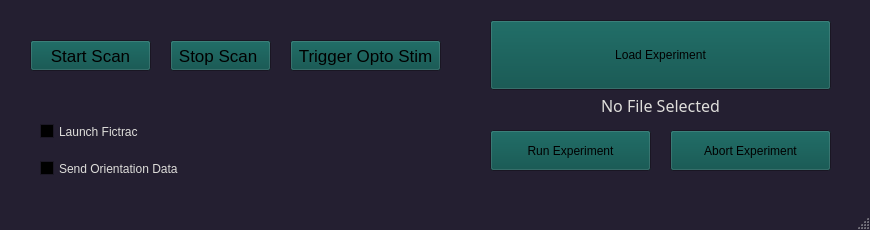
<?xml version="1.0" encoding="UTF-8"?>
<ui version="4.0">
 <class>MainWindow</class>
 <widget class="QMainWindow" name="MainWindow">
  <property name="windowModality">
   <enum>Qt::WindowModal</enum>
  </property>
  <property name="geometry">
   <rect>
    <x>0</x>
    <y>0</y>
    <width>870</width>
    <height>230</height>
   </rect>
  </property>
  <property name="palette">
   <palette>
    <active>
     <colorrole role="WindowText">
      <brush brushstyle="SolidPattern">
       <color alpha="255">
        <red>222</red>
        <green>221</green>
        <blue>218</blue>
       </color>
      </brush>
     </colorrole>
     <colorrole role="Button">
      <brush brushstyle="SolidPattern">
       <color alpha="255">
        <red>5</red>
        <green>77</green>
        <blue>72</blue>
       </color>
      </brush>
     </colorrole>
     <colorrole role="Light">
      <brush brushstyle="SolidPattern">
       <color alpha="255">
        <red>54</red>
        <green>46</green>
        <blue>73</blue>
       </color>
      </brush>
     </colorrole>
     <colorrole role="Midlight">
      <brush brushstyle="SolidPattern">
       <color alpha="255">
        <red>45</red>
        <green>38</green>
        <blue>61</blue>
       </color>
      </brush>
     </colorrole>
     <colorrole role="Dark">
      <brush brushstyle="SolidPattern">
       <color alpha="255">
        <red>18</red>
        <green>15</green>
        <blue>24</blue>
       </color>
      </brush>
     </colorrole>
     <colorrole role="Mid">
      <brush brushstyle="SolidPattern">
       <color alpha="255">
        <red>24</red>
        <green>21</green>
        <blue>33</blue>
       </color>
      </brush>
     </colorrole>
     <colorrole role="Text">
      <brush brushstyle="SolidPattern">
       <color alpha="255">
        <red>222</red>
        <green>221</green>
        <blue>218</blue>
       </color>
      </brush>
     </colorrole>
     <colorrole role="BrightText">
      <brush brushstyle="SolidPattern">
       <color alpha="255">
        <red>191</red>
        <green>191</green>
        <blue>191</blue>
       </color>
      </brush>
     </colorrole>
     <colorrole role="ButtonText">
      <brush brushstyle="SolidPattern">
       <color alpha="255">
        <red>0</red>
        <green>0</green>
        <blue>0</blue>
       </color>
      </brush>
     </colorrole>
     <colorrole role="Base">
      <brush brushstyle="SolidPattern">
       <color alpha="255">
        <red>0</red>
        <green>0</green>
        <blue>0</blue>
       </color>
      </brush>
     </colorrole>
     <colorrole role="Window">
      <brush brushstyle="SolidPattern">
       <color alpha="255">
        <red>36</red>
        <green>31</green>
        <blue>49</blue>
       </color>
      </brush>
     </colorrole>
     <colorrole role="Shadow">
      <brush brushstyle="SolidPattern">
       <color alpha="255">
        <red>0</red>
        <green>0</green>
        <blue>0</blue>
       </color>
      </brush>
     </colorrole>
     <colorrole role="Highlight">
      <brush brushstyle="SolidPattern">
       <color alpha="255">
        <red>48</red>
        <green>140</green>
        <blue>198</blue>
       </color>
      </brush>
     </colorrole>
     <colorrole role="AlternateBase">
      <brush brushstyle="SolidPattern">
       <color alpha="255">
        <red>18</red>
        <green>15</green>
        <blue>24</blue>
       </color>
      </brush>
     </colorrole>
     <colorrole role="ToolTipBase">
      <brush brushstyle="SolidPattern">
       <color alpha="255">
        <red>255</red>
        <green>255</green>
        <blue>220</blue>
       </color>
      </brush>
     </colorrole>
     <colorrole role="ToolTipText">
      <brush brushstyle="SolidPattern">
       <color alpha="255">
        <red>0</red>
        <green>0</green>
        <blue>0</blue>
       </color>
      </brush>
     </colorrole>
     <colorrole role="PlaceholderText">
      <brush brushstyle="NoBrush">
       <color alpha="128">
        <red>222</red>
        <green>221</green>
        <blue>218</blue>
       </color>
      </brush>
     </colorrole>
    </active>
    <inactive>
     <colorrole role="WindowText">
      <brush brushstyle="SolidPattern">
       <color alpha="255">
        <red>222</red>
        <green>221</green>
        <blue>218</blue>
       </color>
      </brush>
     </colorrole>
     <colorrole role="Button">
      <brush brushstyle="SolidPattern">
       <color alpha="255">
        <red>5</red>
        <green>77</green>
        <blue>72</blue>
       </color>
      </brush>
     </colorrole>
     <colorrole role="Light">
      <brush brushstyle="SolidPattern">
       <color alpha="255">
        <red>54</red>
        <green>46</green>
        <blue>73</blue>
       </color>
      </brush>
     </colorrole>
     <colorrole role="Midlight">
      <brush brushstyle="SolidPattern">
       <color alpha="255">
        <red>45</red>
        <green>38</green>
        <blue>61</blue>
       </color>
      </brush>
     </colorrole>
     <colorrole role="Dark">
      <brush brushstyle="SolidPattern">
       <color alpha="255">
        <red>18</red>
        <green>15</green>
        <blue>24</blue>
       </color>
      </brush>
     </colorrole>
     <colorrole role="Mid">
      <brush brushstyle="SolidPattern">
       <color alpha="255">
        <red>24</red>
        <green>21</green>
        <blue>33</blue>
       </color>
      </brush>
     </colorrole>
     <colorrole role="Text">
      <brush brushstyle="SolidPattern">
       <color alpha="255">
        <red>222</red>
        <green>221</green>
        <blue>218</blue>
       </color>
      </brush>
     </colorrole>
     <colorrole role="BrightText">
      <brush brushstyle="SolidPattern">
       <color alpha="255">
        <red>191</red>
        <green>191</green>
        <blue>191</blue>
       </color>
      </brush>
     </colorrole>
     <colorrole role="ButtonText">
      <brush brushstyle="SolidPattern">
       <color alpha="255">
        <red>0</red>
        <green>0</green>
        <blue>0</blue>
       </color>
      </brush>
     </colorrole>
     <colorrole role="Base">
      <brush brushstyle="SolidPattern">
       <color alpha="255">
        <red>0</red>
        <green>0</green>
        <blue>0</blue>
       </color>
      </brush>
     </colorrole>
     <colorrole role="Window">
      <brush brushstyle="SolidPattern">
       <color alpha="255">
        <red>36</red>
        <green>31</green>
        <blue>49</blue>
       </color>
      </brush>
     </colorrole>
     <colorrole role="Shadow">
      <brush brushstyle="SolidPattern">
       <color alpha="255">
        <red>0</red>
        <green>0</green>
        <blue>0</blue>
       </color>
      </brush>
     </colorrole>
     <colorrole role="Highlight">
      <brush brushstyle="SolidPattern">
       <color alpha="255">
        <red>48</red>
        <green>140</green>
        <blue>198</blue>
       </color>
      </brush>
     </colorrole>
     <colorrole role="AlternateBase">
      <brush brushstyle="SolidPattern">
       <color alpha="255">
        <red>18</red>
        <green>15</green>
        <blue>24</blue>
       </color>
      </brush>
     </colorrole>
     <colorrole role="ToolTipBase">
      <brush brushstyle="SolidPattern">
       <color alpha="255">
        <red>255</red>
        <green>255</green>
        <blue>220</blue>
       </color>
      </brush>
     </colorrole>
     <colorrole role="ToolTipText">
      <brush brushstyle="SolidPattern">
       <color alpha="255">
        <red>0</red>
        <green>0</green>
        <blue>0</blue>
       </color>
      </brush>
     </colorrole>
     <colorrole role="PlaceholderText">
      <brush brushstyle="NoBrush">
       <color alpha="128">
        <red>222</red>
        <green>221</green>
        <blue>218</blue>
       </color>
      </brush>
     </colorrole>
    </inactive>
    <disabled>
     <colorrole role="WindowText">
      <brush brushstyle="SolidPattern">
       <color alpha="255">
        <red>18</red>
        <green>15</green>
        <blue>24</blue>
       </color>
      </brush>
     </colorrole>
     <colorrole role="Button">
      <brush brushstyle="SolidPattern">
       <color alpha="255">
        <red>5</red>
        <green>77</green>
        <blue>72</blue>
       </color>
      </brush>
     </colorrole>
     <colorrole role="Light">
      <brush brushstyle="SolidPattern">
       <color alpha="255">
        <red>54</red>
        <green>46</green>
        <blue>73</blue>
       </color>
      </brush>
     </colorrole>
     <colorrole role="Midlight">
      <brush brushstyle="SolidPattern">
       <color alpha="255">
        <red>45</red>
        <green>38</green>
        <blue>61</blue>
       </color>
      </brush>
     </colorrole>
     <colorrole role="Dark">
      <brush brushstyle="SolidPattern">
       <color alpha="255">
        <red>18</red>
        <green>15</green>
        <blue>24</blue>
       </color>
      </brush>
     </colorrole>
     <colorrole role="Mid">
      <brush brushstyle="SolidPattern">
       <color alpha="255">
        <red>24</red>
        <green>21</green>
        <blue>33</blue>
       </color>
      </brush>
     </colorrole>
     <colorrole role="Text">
      <brush brushstyle="SolidPattern">
       <color alpha="255">
        <red>18</red>
        <green>15</green>
        <blue>24</blue>
       </color>
      </brush>
     </colorrole>
     <colorrole role="BrightText">
      <brush brushstyle="SolidPattern">
       <color alpha="255">
        <red>191</red>
        <green>191</green>
        <blue>191</blue>
       </color>
      </brush>
     </colorrole>
     <colorrole role="ButtonText">
      <brush brushstyle="SolidPattern">
       <color alpha="255">
        <red>18</red>
        <green>15</green>
        <blue>24</blue>
       </color>
      </brush>
     </colorrole>
     <colorrole role="Base">
      <brush brushstyle="SolidPattern">
       <color alpha="255">
        <red>36</red>
        <green>31</green>
        <blue>49</blue>
       </color>
      </brush>
     </colorrole>
     <colorrole role="Window">
      <brush brushstyle="SolidPattern">
       <color alpha="255">
        <red>36</red>
        <green>31</green>
        <blue>49</blue>
       </color>
      </brush>
     </colorrole>
     <colorrole role="Shadow">
      <brush brushstyle="SolidPattern">
       <color alpha="255">
        <red>0</red>
        <green>0</green>
        <blue>0</blue>
       </color>
      </brush>
     </colorrole>
     <colorrole role="Highlight">
      <brush brushstyle="SolidPattern">
       <color alpha="255">
        <red>145</red>
        <green>145</green>
        <blue>145</blue>
       </color>
      </brush>
     </colorrole>
     <colorrole role="AlternateBase">
      <brush brushstyle="SolidPattern">
       <color alpha="255">
        <red>36</red>
        <green>31</green>
        <blue>49</blue>
       </color>
      </brush>
     </colorrole>
     <colorrole role="ToolTipBase">
      <brush brushstyle="SolidPattern">
       <color alpha="255">
        <red>255</red>
        <green>255</green>
        <blue>220</blue>
       </color>
      </brush>
     </colorrole>
     <colorrole role="ToolTipText">
      <brush brushstyle="SolidPattern">
       <color alpha="255">
        <red>0</red>
        <green>0</green>
        <blue>0</blue>
       </color>
      </brush>
     </colorrole>
     <colorrole role="PlaceholderText">
      <brush brushstyle="NoBrush">
       <color alpha="128">
        <red>222</red>
        <green>221</green>
        <blue>218</blue>
       </color>
      </brush>
     </colorrole>
    </disabled>
   </palette>
  </property>
  <property name="windowTitle">
   <string>MainWindow</string>
  </property>
  <property name="unifiedTitleAndToolBarOnMac">
   <bool>true</bool>
  </property>
  <widget class="QWidget" name="centralwidget">
   <widget class="QPushButton" name="start_scan_push">
    <property name="enabled">
     <bool>true</bool>
    </property>
    <property name="geometry">
     <rect>
      <x>30</x>
      <y>40</y>
      <width>121</width>
      <height>31</height>
     </rect>
    </property>
    <property name="font">
     <font>
      <family>Arial</family>
      <pointsize>13</pointsize>
     </font>
    </property>
    <property name="text">
     <string>Start Scan</string>
    </property>
   </widget>
   <widget class="QPushButton" name="trigger_opto_push">
    <property name="enabled">
     <bool>true</bool>
    </property>
    <property name="geometry">
     <rect>
      <x>290</x>
      <y>40</y>
      <width>151</width>
      <height>31</height>
     </rect>
    </property>
    <property name="font">
     <font>
      <family>Arial</family>
      <pointsize>13</pointsize>
     </font>
    </property>
    <property name="text">
     <string>Trigger Opto Stim</string>
    </property>
   </widget>
   <widget class="QPushButton" name="exp_filepath_push">
    <property name="geometry">
     <rect>
      <x>490</x>
      <y>20</y>
      <width>341</width>
      <height>70</height>
     </rect>
    </property>
    <property name="text">
     <string>Load Experiment</string>
    </property>
   </widget>
   <widget class="QLabel" name="exp_filepath_label">
    <property name="geometry">
     <rect>
      <x>490</x>
      <y>90</y>
      <width>341</width>
      <height>30</height>
     </rect>
    </property>
    <property name="font">
     <font>
      <family>Sans Serif</family>
      <pointsize>12</pointsize>
     </font>
    </property>
    <property name="text">
     <string>No File Selected</string>
    </property>
    <property name="alignment">
     <set>Qt::AlignCenter</set>
    </property>
   </widget>
   <widget class="QPushButton" name="stop_scan_push">
    <property name="enabled">
     <bool>true</bool>
    </property>
    <property name="geometry">
     <rect>
      <x>170</x>
      <y>40</y>
      <width>101</width>
      <height>31</height>
     </rect>
    </property>
    <property name="font">
     <font>
      <family>Arial</family>
      <pointsize>13</pointsize>
     </font>
    </property>
    <property name="text">
     <string>Stop Scan </string>
    </property>
   </widget>
   <widget class="QCheckBox" name="launch_fictrac_toggle">
    <property name="geometry">
     <rect>
      <x>40</x>
      <y>120</y>
      <width>121</width>
      <height>23</height>
     </rect>
    </property>
    <property name="text">
     <string>Launch Fictrac</string>
    </property>
    <property name="checked">
     <bool>false</bool>
    </property>
   </widget>
   <widget class="QCheckBox" name="send_orientation_toggle">
    <property name="geometry">
     <rect>
      <x>40</x>
      <y>150</y>
      <width>165</width>
      <height>37</height>
     </rect>
    </property>
    <property name="text">
     <string>Send Orientation Data</string>
    </property>
   </widget>
   <widget class="QPushButton" name="run_exp_push">
    <property name="geometry">
     <rect>
      <x>490</x>
      <y>130</y>
      <width>161</width>
      <height>41</height>
     </rect>
    </property>
    <property name="text">
     <string>Run Experiment</string>
    </property>
   </widget>
   <widget class="QPushButton" name="abort_exp_push">
    <property name="geometry">
     <rect>
      <x>670</x>
      <y>130</y>
      <width>161</width>
      <height>41</height>
     </rect>
    </property>
    <property name="text">
     <string>Abort Experiment</string>
    </property>
   </widget>
  </widget>
  <widget class="QStatusBar" name="statusBar"/>
 </widget>
 <resources/>
 <connections/>
 <designerdata>
  <property name="gridDeltaX">
   <number>10</number>
  </property>
  <property name="gridDeltaY">
   <number>10</number>
  </property>
  <property name="gridSnapX">
   <bool>true</bool>
  </property>
  <property name="gridSnapY">
   <bool>true</bool>
  </property>
  <property name="gridVisible">
   <bool>true</bool>
  </property>
 </designerdata>
</ui>
